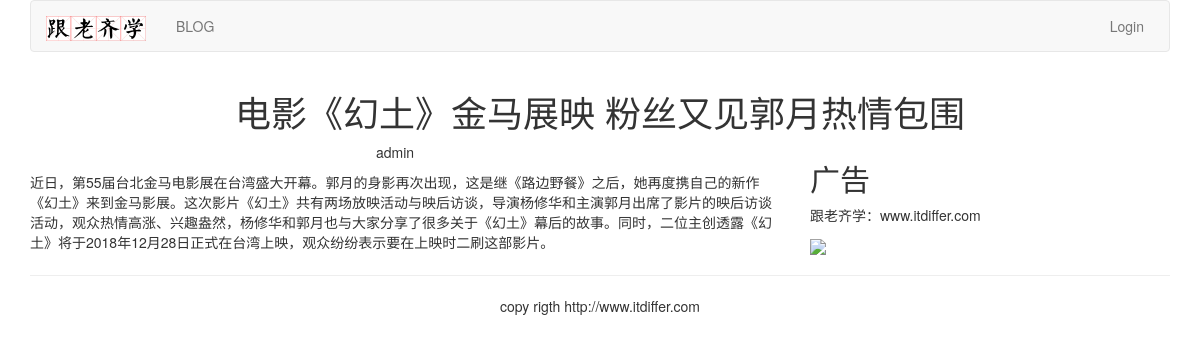
The app's page /blog/2/ with its own data.
### myblog/models.py (models this page shows, shortened)
class BlogArticles(models.Model):
    title = models.CharField(max_length=300, verbose_name='标题')
    author = models.ForeignKey(User, related_name='blog_posts', on_delete=models.CASCADE, verbose_name='发布人')
    body = models.TextField(verbose_name='正文')
    publish = models.DateTimeField(default=timezone.now, verbose_name='发布时间')
    class Meta:
        ordering = ('-publish',)

### myblog/views.py (the view)
# urls.py: path('<int:article_id>/', views.blog_article, name='blog_article'),
def blog_article(request, article_id):
    article = get_object_or_404(BlogArticles, id=article_id)
    pub = article.publish
    return render(request, 'myblog/content.html', locals())

### templates/myblog/content.html (shortened to what this page needs)
{% extends 'base.html' %}
{% block content %}
    <div class="row text-center vertical-middle-sm">
        <h1>{{ article.title }}</h1>
    </div>
    <div class="row">
        <div class="col-xs-12 col-md-8">
            <p class="text-center">
                <span>
                    {{ article.author.username }}
                </span>
            </p>
            <div>{{ article.body }}</div>
        </div>
        <div class="col-xs-6 col-md-4">
            <h2>广告</h2>
            <p>跟老齐学：www.itdiffer.com</p>
            <img width="200px"
                 src="https://raw.githubusercontent.com/qiwsir/DjangoPracticeProject/master/python-book2.png">
        </div>
    </div>
{% endblock %}

### records on screen
BlogArticles: title "电影《幻土》金马展映 粉丝又见郭月热情包围", author.username "admin", body "近日，第55届台北金马电影展在台湾盛大开幕。郭月的身影再次出现，这是继《路边野餐》之后，她再度携自己的新作《幻土》来到金马影展。这次影片《幻土》共有两场放映活动与映后访谈，导演杨修华和主演郭月出席了影片的映后访谈活动，观众热情高涨、兴趣盎然，杨修华和郭月也与大家分享了很多关于《幻土》幕后的故事。同时，二位主创透露《幻土》将于2018年12月28日正式在台湾上映，观众纷纷表示要在上映时二刷这部影片。"
